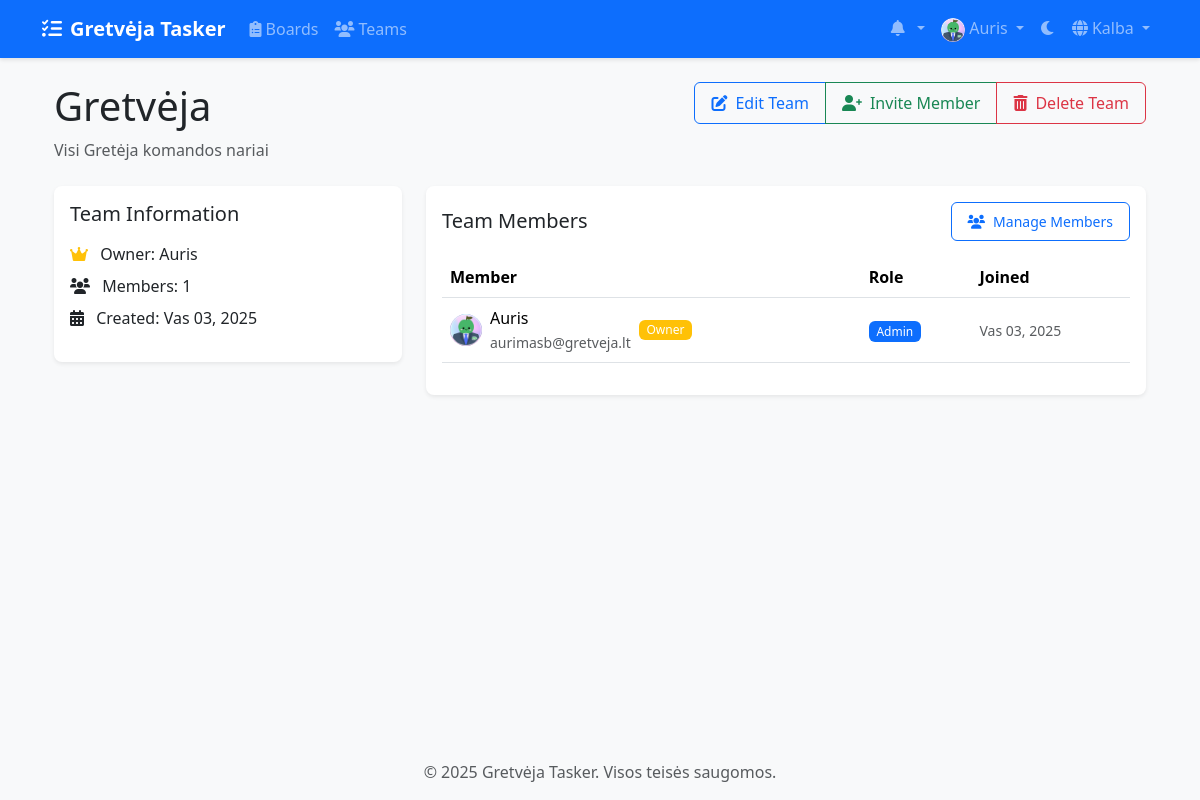
The app's page /lt/teams/1/ (signed in), older data.
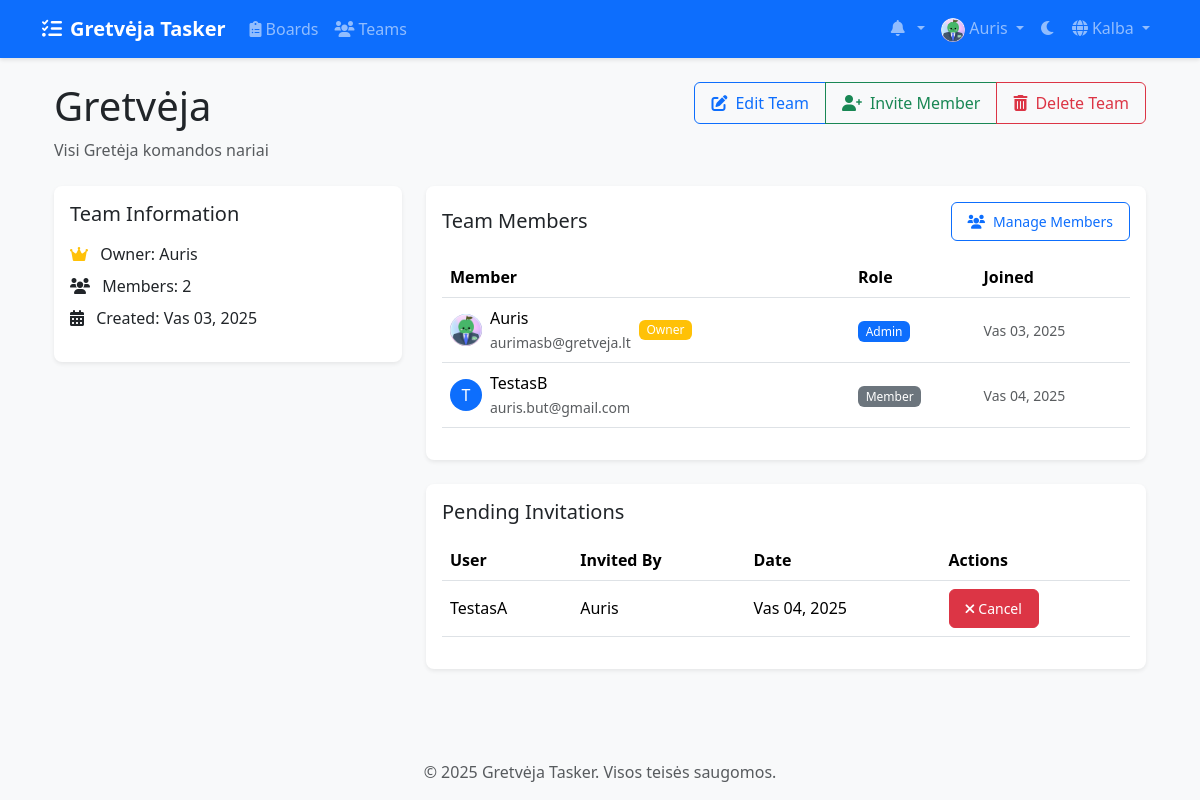
The same page, newer data.
### teams/models.py (models this page shows, shortened)
class Team(models.Model):
    name = models.CharField(max_length=100)
    description = models.TextField(blank=True)
    created_at = models.DateTimeField(auto_now_add=True)
    updated_at = models.DateTimeField(auto_now=True)
    owner = models.ForeignKey(
        settings.AUTH_USER_MODEL,
        on_delete=models.CASCADE,
        related_name='owned_teams'
    )
    members = models.ManyToManyField(
        settings.AUTH_USER_MODEL,
        through='TeamMembership',
        related_name='teams'
    )

class TeamMembership(models.Model):
    ROLE_CHOICES = [
        ('member', 'Member'),
        ('admin', 'Admin'),
    ]
    team = models.ForeignKey(Team, on_delete=models.CASCADE)
    user = models.ForeignKey(settings.AUTH_USER_MODEL, on_delete=models.CASCADE)
    role = models.CharField(max_length=20, choices=ROLE_CHOICES, default='member')
    joined_at = models.DateTimeField(auto_now_add=True)
    class Meta:
        unique_together = ('team', 'user')

class TeamInvitation(models.Model):
    STATUS_CHOICES = [
        ('pending', 'Pending'),
        ('accepted', 'Accepted'),
        ('rejected', 'Rejected'),
    ]
    team = models.ForeignKey(Team, on_delete=models.CASCADE, related_name='invitations')
    invited_by = models.ForeignKey(
        settings.AUTH_USER_MODEL,
        on_delete=models.CASCADE,
        related_name='sent_invitations'
    )
    invited_user = models.ForeignKey(
        settings.AUTH_USER_MODEL,
        on_delete=models.CASCADE,
        related_name='received_invitations'
    )
    status = models.CharField(max_length=20, choices=STATUS_CHOICES, default='pending')
    created_at = models.DateTimeField(auto_now_add=True)
    response_date = models.DateTimeField(null=True, blank=True)
    class Meta:
        unique_together = ('team', 'invited_user')

### accounts/models.py (models this page shows, shortened)
class CustomUser(AbstractUser):
    email = models.EmailField(_('email address'), unique=True)
    avatar = models.ImageField(upload_to='avatars/', null=True, blank=True)
    bio = models.TextField(max_length=500, blank=True)
    theme_preference = models.CharField(
        max_length=10,
        choices=[('light', 'Light'), ('dark', 'Dark')],
        default='light'
    )
    notification_preferences = models.JSONField(
        default=dict,
        help_text=_('User notification preferences')
    )
    class Meta:
        verbose_name = _('user')
        verbose_name_plural = _('users')

### teams/views.py (the view)
# urls.py: path('<int:team_id>/', views.team_detail, name='team_detail'),
@login_required
def team_detail(request, team_id):
    team = get_object_or_404(Team, id=team_id)
    if not team.members.filter(id=request.user.id).exists():
        messages.error(request, "You don't have access to this team.")
        return redirect('teams:team_list')
    members = team.teammembership_set.all()
    pending_invitations = team.invitations.filter(status='pending')
    return render(request, 'teams/team_detail.html', {
        'team': team,
        'members': members,
        'pending_invitations': pending_invitations,
        'is_admin': team.teammembership_set.get(user=request.user).role == 'admin'
    })

### templates/teams/team_detail.html (shortened to what the changed rows need)
{% extends 'base.html' %}
{% load static %}
{% block content %}
<div class="container">
    <div class="d-flex justify-content-between align-items-start mb-4">
        <div>
            <h1 class="mb-2">{{ team.name }}</h1>
            <p class="text-muted mb-0">{{ team.description }}</p>
        </div>
    </div>
    <div class="row">
        <div class="col-md-4 mb-4">
            <div class="card shadow-sm">
                <div class="card-body">
                    <ul class="list-unstyled">
                        <li class="mb-2">
                            <i class="fas fa-crown text-warning me-2"></i>
                            Owner: {{ team.owner.username }}
                        </li>
                        <li class="mb-2">
                            <i class="fas fa-users me-2"></i>
                            Members: {{ members.count }}
                        </li>
                        <li class="mb-2">
                            <i class="fas fa-calendar-alt me-2"></i>
                            Created: {{ team.created_at|date:"M d, Y" }}
                        </li>
                    </ul>
                </div>
            </div>
        </div>
        <div class="col-md-8">
            <div class="card shadow-sm">
                <div class="card-body">
                    <div class="table-responsive">
                        <table class="table table-hover align-middle">
                            <thead>
                                <tr>
                                    <th>Member</th>
                                    <th>Role</th>
                                    <th>Joined</th>
                                </tr>
                            </thead>
                            <tbody>
                                {% for membership in members %}
                                <tr>
                                    <td>
                                        <div class="d-flex align-items-center">
                                            {% if membership.user.avatar %}
                                                <img src="{{ membership.user.avatar.url }}" alt="Avatar"
                                                     class="rounded-circle me-2" width="32" height="32">
                                            {% else %}
                                                <div class="rounded-circle bg-primary text-white d-flex align-items-center justify-content-center me-2"
                                                     style="width: 32px; height: 32px;">
                                                    {{ membership.user.username|make_list|first|upper }}
                                                </div>
                                            {% endif %}
                                            <div>
                                                <div>{{ membership.user.username }}</div>
                                                <small class="text-muted">{{ membership.user.email }}</small>
                                            </div>
                                            {% if membership.user == team.owner %}
                                                <span class="badge bg-warning ms-2">Owner</span>
                                            {% endif %}
                                        </div>
                                    </td>
                                    <td>
                                        <span class="badge {% if membership.role == 'admin' %}bg-primary{% else %}bg-secondary{% endif %}">
                                            {{ membership.role|title }}
                                        </span>
                                    </td>
                                    <td>
                                        <small class="text-muted">
                                            {{ membership.joined_at|date:"M d, Y" }}
                                        </small>
                                    </td>
                                </tr>
                                {% endfor %}
                            </tbody>
                        </table>
                    </div>
                </div>
            </div>
            {% if pending_invitations and is_admin %}
            <div class="card shadow-sm mt-4">
                <div class="card-body">
                    <h5 class="card-title mb-3">Pending Invitations</h5>
                    <div class="table-responsive">
                        <table class="table table-hover">
                            <thead>
                                <tr>
                                    <th>User</th>
                                    <th>Invited By</th>
                                    <th>Date</th>
                                    <th>Actions</th>
                                </tr>
                            </thead>
                            <tbody>
                                {% for invitation in pending_invitations %}
                                <tr>
                                    <td>{{ invitation.invited_user.username }}</td>
                                    <td>{{ invitation.invited_by.username }}</td>
                                    <td>{{ invitation.created_at|date:"M d, Y" }}</td>
                                    <td>
                                        <form method="post" action="{% url 'teams:cancel_invitation' invitation_id=invitation.id %}"
                                              class="d-inline">
                                            <button type="submit" class="btn btn-sm btn-danger">
                                                <i class="fas fa-times me-1"></i>Cancel
                                            </button>
                                        </form>
                                    </td>
                                </tr>
                                {% endfor %}
                            </tbody>
                        </table>
                    </div>
                </div>
            </div>
            {% endif %}
        </div>
    </div>
</div>
{% endblock %}

Row changes from the older to the newer data that the page shows:
computed for Team "Gretvėja": count "1" → "2"
added TeamMembership: user.username|make_list "T", user.username "TestasB", user.email "auris.but@gmail.com", role "Member", joined_at "Vas 04, 2025"
added TeamInvitation: invited_user.username "TestasA", invited_by.username "Auris", created_at "Vas 04, 2025"
Text that changed along with them:
text now shown: "Pending Invitations User Invited By Date Actions"
